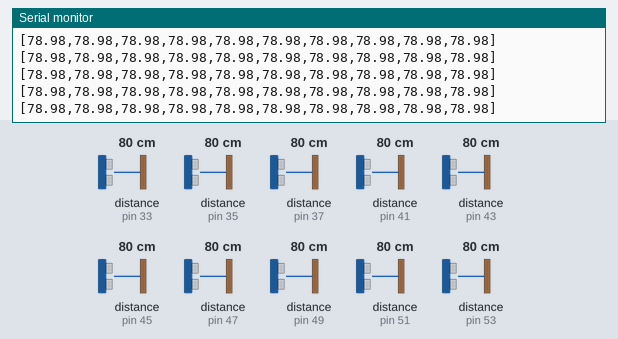
Bench run of a sketch on a simulated Arduino Mega 2560, built with avr-gcc and run on an emulated ATmega2560. Parts: the last lines printed to the serial monitor. Wiring (inferred from the names in the program): 10 × ultrasonic range finder: trigger pin 32, echo pin 33 / trigger pin 34, echo pin 35 / trigger pin 36, echo pin 37 / trigger pin 40, echo pin 41 / trigger pin 42, echo pin 43 / trigger pin 44, echo pin 45 / trigger pin 46, echo pin 47 / trigger pin 48, echo pin 49 / trigger pin 50, echo pin 51 / trigger pin 52, echo pin 53. The test bench sets the inputs (shaded band); at power-on: distance to the obstacle (sensors on pin 33, pin 35, pin 37, pin 41, pin 45, pin 43, pin 47, pin 49, pin 51, pin 53) 80 cm. The echo pulse lasts 58.3 µs per cm.

Above: at 1.2 s.
1.3 s: distance to the obstacle (sensor on pin 33) set to 2 cm
At 1.4 s:
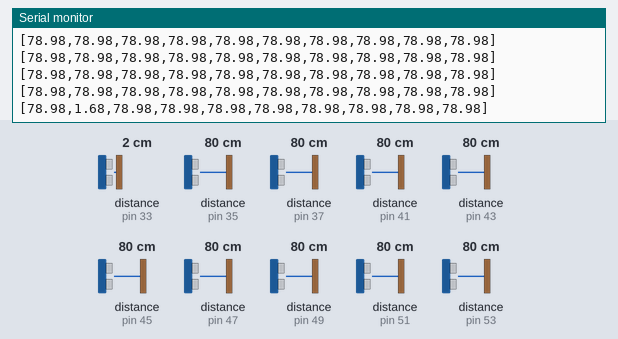
2.8 s: distance to the obstacle (sensor on pin 35) set to 2 cm
At 2.84 s:
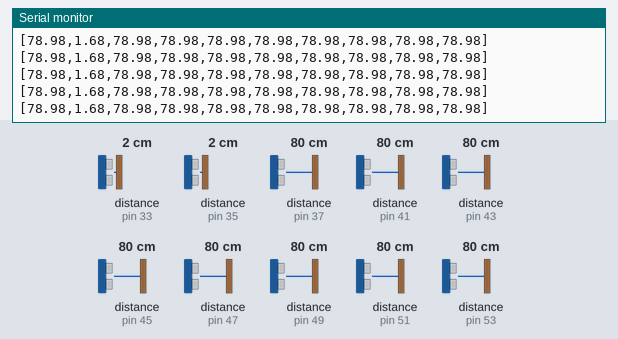
4.3 s: distance to the obstacle (sensor on pin 37) set to 2 cm
At 4.34 s:
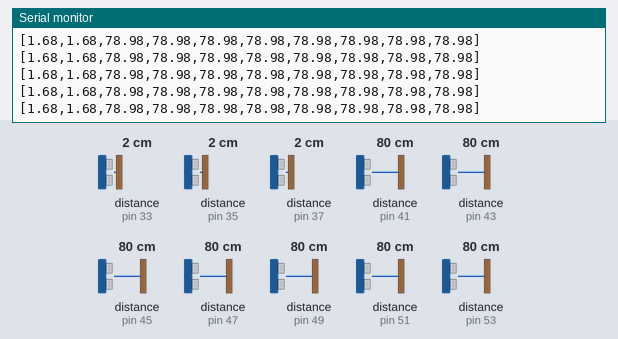
5.8 s: distance to the obstacle (sensor on pin 41) set to 2 cm
At 5.82 s:
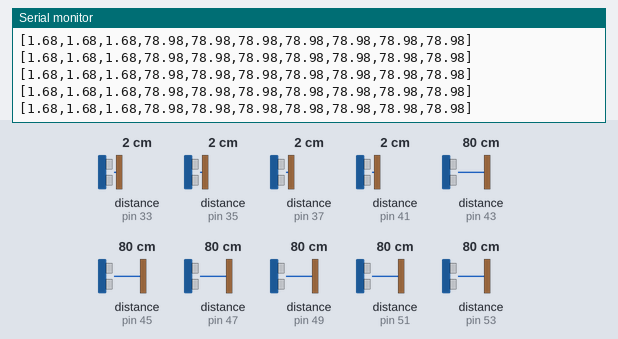
8.8 s: distance to the obstacle (sensor on pin 45) set to 9 cm
At 9.9 s:
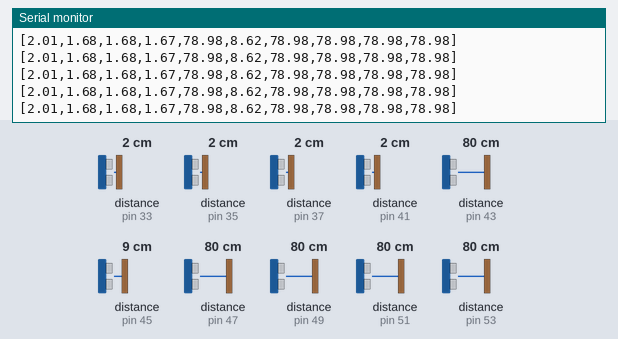
11.8 s: distance to the obstacle (sensor on pin 43) set to 120 cm
At 12.6 s:
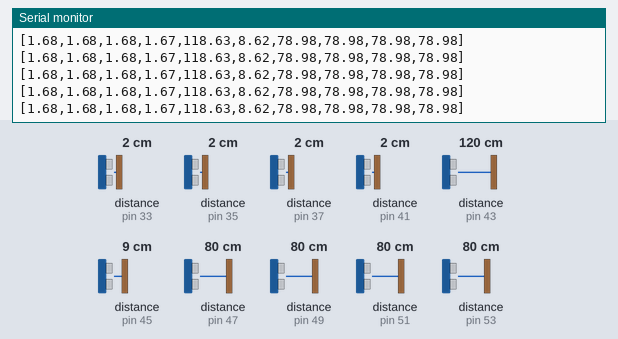
Timing chart, 0 to 14.8 s (numbered marks = the images above; inputs shaded):
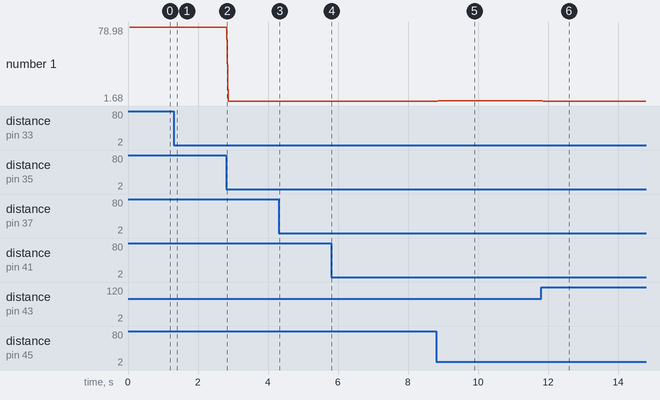

Measured:
- after the input at 1.3 s, the serial monitor: prints a new line after 0.09 s (image 1)
- after the input at 8.8 s, the serial monitor: prints a new line at once (image 5)
- after the input at 11.8 s, the serial monitor: prints a new line at once (image 6)
- plotted number 1: 1.68 → 2.01 after the input at 8.8 s

The sketch:

CAPT_MX_USB10.ino
```cpp
/* Constantes pour les broches */
// CAPT 10
const byte TRIGGER_PIN10 = 48; // Broche TRIGGER
const byte ECHO_PIN10 = 49;    // Broche ECHO
// CAPT 8
const byte TRIGGER_PIN8 = 50; // Broche TRIGGER
const byte ECHO_PIN8 = 51;    // Broche ECHO
// CAPT 9
const byte TRIGGER_PIN9 = 46; // Broche TRIGGER
const byte ECHO_PIN9 = 47;    // Broche ECHO
// CAPT 7
const byte TRIGGER_PIN7 = 52; // Broche TRIGGER
const byte ECHO_PIN7 = 53;    // Broche ECHO
// CAPT 6
const byte TRIGGER_PIN6 = 44; // Broche TRIGGER
const byte ECHO_PIN6 = 45;    // Broche ECHO
// CAPT 5
const byte TRIGGER_PIN5 = 42; // Broche TRIGGER
const byte ECHO_PIN5 = 43;    // Broche ECHO
// CAPT 4
const byte TRIGGER_PIN4 = 40; // Broche TRIGGER
const byte ECHO_PIN4 = 41;    // Broche ECHO
// CAPT 3
const byte TRIGGER_PIN3 = 36; // Broche TRIGGER
const byte ECHO_PIN3 = 37;    // Broche ECHO
// CAPT 2
const byte TRIGGER_PIN2 = 32; // Broche TRIGGER
const byte ECHO_PIN2 = 33;    // Broche ECHO
// CAPT 1
const byte TRIGGER_PIN1 = 34; // Broche TRIGGER
const byte ECHO_PIN1 = 35;    // Broche ECHO

// Constantes pour le timeout 162.5ms - 6.2Hz
const unsigned long MEASURE_TIMEOUT_4m0 = 25000UL; // 25.000ms = ~8.5m à 340m/s 2x
const unsigned long MEASURE_TIMEOUT_3m5 = 21875UL; // 21.875ms = ~7.4m à 340m/s
const unsigned long MEASURE_TIMEOUT_3m0 = 18750UL; // 18.750ms = ~6.4m à 340m/s 2x
const unsigned long MEASURE_TIMEOUT_2m5 = 15625UL; // 15.625ms = ~5.3m à 340m/s 2x
const unsigned long MEASURE_TIMEOUT_2m0 = 12500UL; // 12.500ms = ~4.3m à 340m/s 2x
const unsigned long MEASURE_TIMEOUT_1m5 = 9375UL;  // 09.375ms = ~3.2m à 340m/s 2x
const unsigned long MEASURE_TIMEOUT_1m0 = 6250UL;  // 06.250ms = ~2.1m à 340m/s
/* Vitesse du son dans l'air en mm/us */
const float SOUND_SPEED = 340.0 / 1000;

void setup() {
  // put your setup code here, to run once:
/* Initialise le port série */
// Serial.begin(115200);
Serial.begin(2000000);


  /* Initialise les broches CAPT1*/
  pinMode(TRIGGER_PIN1, OUTPUT);
  digitalWrite(TRIGGER_PIN1, LOW); // La broche TRIGGER doit être à LOW au repos
  pinMode(ECHO_PIN1, INPUT);
  /* Initialise les broches CAPT2*/
  pinMode(TRIGGER_PIN2, OUTPUT);
  digitalWrite(TRIGGER_PIN2, LOW); // La broche TRIGGER doit être à LOW au repos
  pinMode(ECHO_PIN2, INPUT);
  /* Initialise les broches CAPT3*/
  pinMode(TRIGGER_PIN3, OUTPUT);
  digitalWrite(TRIGGER_PIN3, LOW); // La broche TRIGGER doit être à LOW au repos
  pinMode(ECHO_PIN3, INPUT);
  /* Initialise les broches CAPT4*/
  pinMode(TRIGGER_PIN4, OUTPUT);
  digitalWrite(TRIGGER_PIN4, LOW); // La broche TRIGGER doit être à LOW au repos
  pinMode(ECHO_PIN4, INPUT);
  /* Initialise les broches CAPT5*/
  pinMode(TRIGGER_PIN5, OUTPUT);
  digitalWrite(TRIGGER_PIN5, LOW); // La broche TRIGGER doit être à LOW au repos
  pinMode(ECHO_PIN5, INPUT);
  /* Initialise les broches CAPT6*/
  pinMode(TRIGGER_PIN6, OUTPUT);
  digitalWrite(TRIGGER_PIN6, LOW); // La broche TRIGGER doit être à LOW au repos
  pinMode(ECHO_PIN6, INPUT);
  /* Initialise les broches CAPT7*/
  pinMode(TRIGGER_PIN7, OUTPUT);
  digitalWrite(TRIGGER_PIN7, LOW); // La broche TRIGGER doit être à LOW au repos
  pinMode(ECHO_PIN7, INPUT);
  /* Initialise les broches CAPT8*/
  pinMode(TRIGGER_PIN8, OUTPUT);
  digitalWrite(TRIGGER_PIN8, LOW); // La broche TRIGGER doit être à LOW au repos
  pinMode(ECHO_PIN8, INPUT);
  /* Initialise les broches CAPT9*/
  pinMode(TRIGGER_PIN9, OUTPUT);
  digitalWrite(TRIGGER_PIN9, LOW); // La broche TRIGGER doit être à LOW au repos
  pinMode(ECHO_PIN9, INPUT);
  /* Initialise les broches CAPT5*/
  pinMode(TRIGGER_PIN10, OUTPUT);
  digitalWrite(TRIGGER_PIN10, LOW); // La broche TRIGGER doit être à LOW au repos
  pinMode(ECHO_PIN10, INPUT);
}

void loop() {
// put your main code here, to run repeatedly:
//1 2 3 4 5 6 7 8 9 10

// CAPT1 : RANGE 1.5m
/* 1. Lance une mesure de distance en envoyant une impulsion HIGH de 10µs sur la broche TRIGGER */
  digitalWrite(TRIGGER_PIN1, HIGH);
  delayMicroseconds(10);
  digitalWrite(TRIGGER_PIN1, LOW);
/* 2. Mesure le temps entre l'envoi de l'impulsion ultrasonique et son écho (si il existe) */
  long measure1 = pulseIn(ECHO_PIN1, HIGH, MEASURE_TIMEOUT_1m5);

// CAPT2 : RANGE 1.5m
/* 1. Lance une mesure de distance en envoyant une impulsion HIGH de 10µs sur la broche TRIGGER */
  digitalWrite(TRIGGER_PIN2, HIGH);
  delayMicroseconds(10);
  digitalWrite(TRIGGER_PIN2, LOW);
/* 2. Mesure le temps entre l'envoi de l'impulsion ultrasonique et son écho (si il existe) */
  long measure2 = pulseIn(ECHO_PIN2, HIGH, MEASURE_TIMEOUT_1m5);

// CAPT3 : RANGE 1.5m
/* 1. Lance une mesure de distance en envoyant une impulsion HIGH de 10µs sur la broche TRIGGER */
  digitalWrite(TRIGGER_PIN3, HIGH);
  delayMicroseconds(10);
  digitalWrite(TRIGGER_PIN3, LOW);
/* 2. Mesure le temps entre l'envoi de l'impulsion ultrasonique et son écho (si il existe) */
  long measure3 = pulseIn(ECHO_PIN3, HIGH, MEASURE_TIMEOUT_1m5);

// CAPT4 : RANGE 2m
/* 1. Lance une mesure de distance en envoyant une impulsion HIGH de 10µs sur la broche TRIGGER */
  digitalWrite(TRIGGER_PIN4, HIGH);
  delayMicroseconds(10);
  digitalWrite(TRIGGER_PIN4, LOW);
/* 2. Mesure le temps entre l'envoi de l'impulsion ultrasonique et son écho (si il existe) */
  long measure4 = pulseIn(ECHO_PIN4, HIGH, MEASURE_TIMEOUT_2m0);

// CAPT5 : RANGE 2m5
/* 1. Lance une mesure de distance en envoyant une impulsion HIGH de 10µs sur la broche TRIGGER */
  digitalWrite(TRIGGER_PIN5, HIGH);
  delayMicroseconds(10);
  digitalWrite(TRIGGER_PIN5, LOW);
/* 2. Mesure le temps entre l'envoi de l'impulsion ultrasonique et son écho (si il existe) */
  long measure5 = pulseIn(ECHO_PIN5, HIGH, MEASURE_TIMEOUT_2m5);

// CAPT6 : RANGE 2m5
/* 1. Lance une mesure de distance en envoyant une impulsion HIGH de 10µs sur la broche TRIGGER */
  digitalWrite(TRIGGER_PIN6, HIGH);
  delayMicroseconds(10);
  digitalWrite(TRIGGER_PIN6, LOW);
/* 2. Mesure le temps entre l'envoi de l'impulsion ultrasonique et son écho (si il existe) */
  long measure6 = pulseIn(ECHO_PIN6, HIGH, MEASURE_TIMEOUT_2m5);

  // CAPT7 : RANGE 2m
/* 1. Lance une mesure de distance en envoyant une impulsion HIGH de 10µs sur la broche TRIGGER */
  digitalWrite(TRIGGER_PIN7, HIGH);
  delayMicroseconds(10);
  digitalWrite(TRIGGER_PIN7, LOW);
/* 2. Mesure le temps entre l'envoi de l'impulsion ultrasonique et son écho (si il existe) */
  long measure7 = pulseIn(ECHO_PIN7, HIGH, MEASURE_TIMEOUT_2m0);
/* 3. Calcul la distance à partir du temps mesuré */

// CAPT8 : RANGE 1.5m
/* 1. Lance une mesure de distance en envoyant une impulsion HIGH de 10µs sur la broche TRIGGER */
  digitalWrite(TRIGGER_PIN8, HIGH);
  delayMicroseconds(10);
  digitalWrite(TRIGGER_PIN8, LOW);
/* 2. Mesure le temps entre l'envoi de l'impulsion ultrasonique et son écho (si il existe) */
  long measure8 = pulseIn(ECHO_PIN8, HIGH, MEASURE_TIMEOUT_1m5);

// CAPT9 :  RANGE 1.5m
/* 1. Lance une mesure de distance en envoyant une impulsion HIGH de 10µs sur la broche TRIGGER */
  digitalWrite(TRIGGER_PIN9, HIGH);
  delayMicroseconds(10);
  digitalWrite(TRIGGER_PIN9, LOW);
/* 2. Mesure le temps entre l'envoi de l'impulsion ultrasonique et son écho (si il existe) */
  long measure9 = pulseIn(ECHO_PIN9, HIGH, MEASURE_TIMEOUT_1m5);

  // CAPT10 : RANGE 1.5m
/* 1. Lance une mesure de distance en envoyant une impulsion HIGH de 10µs sur la broche TRIGGER */
  digitalWrite(TRIGGER_PIN10, HIGH);
  delayMicroseconds(10);
  digitalWrite(TRIGGER_PIN10, LOW);
/* 2. Mesure le temps entre l'envoi de l'impulsion ultrasonique et son écho (si il existe) */
  long measure10 = pulseIn(ECHO_PIN10, HIGH, MEASURE_TIMEOUT_1m5);

  float distance1_cm = (measure1 / 2.0 * SOUND_SPEED) / 10;
  float distance2_cm = (measure2 / 2.0 * SOUND_SPEED) / 10;
  float distance3_cm = (measure3 / 2.0 * SOUND_SPEED) / 10;
  float distance4_cm = (measure4 / 2.0 * SOUND_SPEED) / 10;
  float distance5_cm = (measure5 / 2.0 * SOUND_SPEED) / 10;
  float distance6_cm = (measure6 / 2.0 * SOUND_SPEED) / 10;
  float distance7_cm = (measure7 / 2.0 * SOUND_SPEED) / 10;
  float distance8_cm = (measure8 / 2.0 * SOUND_SPEED) / 10;
  float distance9_cm = (measure9 / 2.0 * SOUND_SPEED) / 10;
  float distance10_cm = (measure10 / 2.0 * SOUND_SPEED) / 10;
/* Affiche les résultats en mm, cm et m */

Serial.print(F("["));
Serial.print(distance1_cm, 2);
Serial.print(F(","));
Serial.print(distance2_cm, 2);
Serial.print(F(","));
Serial.print(distance3_cm, 2);
Serial.print(F(","));
Serial.print(distance4_cm, 2);
Serial.print(F(","));
Serial.print(distance5_cm, 2);
Serial.print(F(","));
Serial.print(distance6_cm, 2);
Serial.print(F(","));
Serial.print(distance7_cm, 2);
Serial.print(F(","));
Serial.print(distance8_cm, 2);
Serial.print(F(","));
Serial.print(distance9_cm, 2);
Serial.print(F(","));
Serial.print(distance10_cm, 2);
Serial.println(("]"));
/* Délai d'attente pour éviter d'afficher trop de résultats à la seconde */
//  delay(500);
}
```
